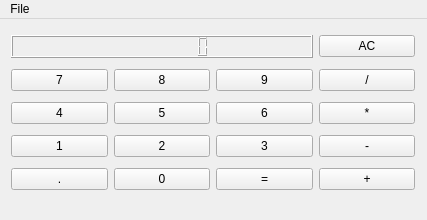
<?xml version="1.0" encoding="UTF-8"?>
<ui version="4.0">
 <class>MainWindow</class>
 <widget class="QMainWindow" name="MainWindow">
  <property name="geometry">
   <rect>
    <x>0</x>
    <y>0</y>
    <width>427</width>
    <height>220</height>
   </rect>
  </property>
  <property name="windowTitle">
   <string>Calculator</string>
  </property>
  <widget class="QWidget" name="centralWidget">
   <widget class="QWidget" name="gridLayoutWidget">
    <property name="geometry">
     <rect>
      <x>0</x>
      <y>0</y>
      <width>426</width>
      <height>191</height>
     </rect>
    </property>
    <layout class="QGridLayout" name="gridLayout">
     <item row="1" column="0">
      <widget class="QPushButton" name="sevenBtn">
       <property name="text">
        <string>7</string>
       </property>
      </widget>
     </item>
     <item row="2" column="0">
      <widget class="QPushButton" name="fourBtn">
       <property name="text">
        <string>4</string>
       </property>
      </widget>
     </item>
     <item row="1" column="1">
      <widget class="QPushButton" name="eightBtn">
       <property name="text">
        <string>8</string>
       </property>
      </widget>
     </item>
     <item row="2" column="1">
      <widget class="QPushButton" name="fiveBtn">
       <property name="text">
        <string>5</string>
       </property>
      </widget>
     </item>
     <item row="3" column="1">
      <widget class="QPushButton" name="twoBtn">
       <property name="text">
        <string>2</string>
       </property>
      </widget>
     </item>
     <item row="3" column="0">
      <widget class="QPushButton" name="oneBtn">
       <property name="text">
        <string>1</string>
       </property>
      </widget>
     </item>
     <item row="2" column="2">
      <widget class="QPushButton" name="sixBtn">
       <property name="text">
        <string>6</string>
       </property>
      </widget>
     </item>
     <item row="1" column="2">
      <widget class="QPushButton" name="nineBtn">
       <property name="text">
        <string>9</string>
       </property>
      </widget>
     </item>
     <item row="3" column="2">
      <widget class="QPushButton" name="threeBtn">
       <property name="text">
        <string>3</string>
       </property>
      </widget>
     </item>
     <item row="4" column="1">
      <widget class="QPushButton" name="zeroBtn">
       <property name="text">
        <string>0</string>
       </property>
      </widget>
     </item>
     <item row="4" column="0">
      <widget class="QPushButton" name="pointBtn">
       <property name="text">
        <string>.</string>
       </property>
      </widget>
     </item>
     <item row="4" column="2">
      <widget class="QPushButton" name="equBtn">
       <property name="text">
        <string>=</string>
       </property>
      </widget>
     </item>
     <item row="1" column="3">
      <widget class="QPushButton" name="divBtn">
       <property name="text">
        <string>/</string>
       </property>
      </widget>
     </item>
     <item row="2" column="3">
      <widget class="QPushButton" name="mulBtn">
       <property name="text">
        <string>*</string>
       </property>
      </widget>
     </item>
     <item row="3" column="3">
      <widget class="QPushButton" name="minBtn">
       <property name="text">
        <string>-</string>
       </property>
      </widget>
     </item>
     <item row="4" column="3">
      <widget class="QPushButton" name="plusBtn">
       <property name="text">
        <string>+</string>
       </property>
      </widget>
     </item>
     <item row="0" column="0" colspan="3">
      <widget class="QLCDNumber" name="result">
       <property name="smallDecimalPoint">
        <bool>true</bool>
       </property>
       <property name="digitCount">
        <number>8</number>
       </property>
       <property name="intValue" stdset="0">
        <number>0</number>
       </property>
      </widget>
     </item>
     <item row="0" column="3">
      <widget class="QPushButton" name="acBtn">
       <property name="text">
        <string>AC</string>
       </property>
      </widget>
     </item>
    </layout>
   </widget>
  </widget>
  <widget class="QMenuBar" name="menuBar">
   <property name="geometry">
    <rect>
     <x>0</x>
     <y>0</y>
     <width>427</width>
     <height>22</height>
    </rect>
   </property>
   <widget class="QMenu" name="menuFile">
    <property name="title">
     <string>File</string>
    </property>
    <addaction name="actionExit"/>
   </widget>
   <addaction name="menuFile"/>
  </widget>
  <action name="actionExit">
   <property name="text">
    <string>Exit</string>
   </property>
   <property name="shortcut">
    <string>Ctrl+Q</string>
   </property>
  </action>
 </widget>
 <layoutdefault spacing="6" margin="11"/>
 <resources/>
 <connections/>
</ui>
